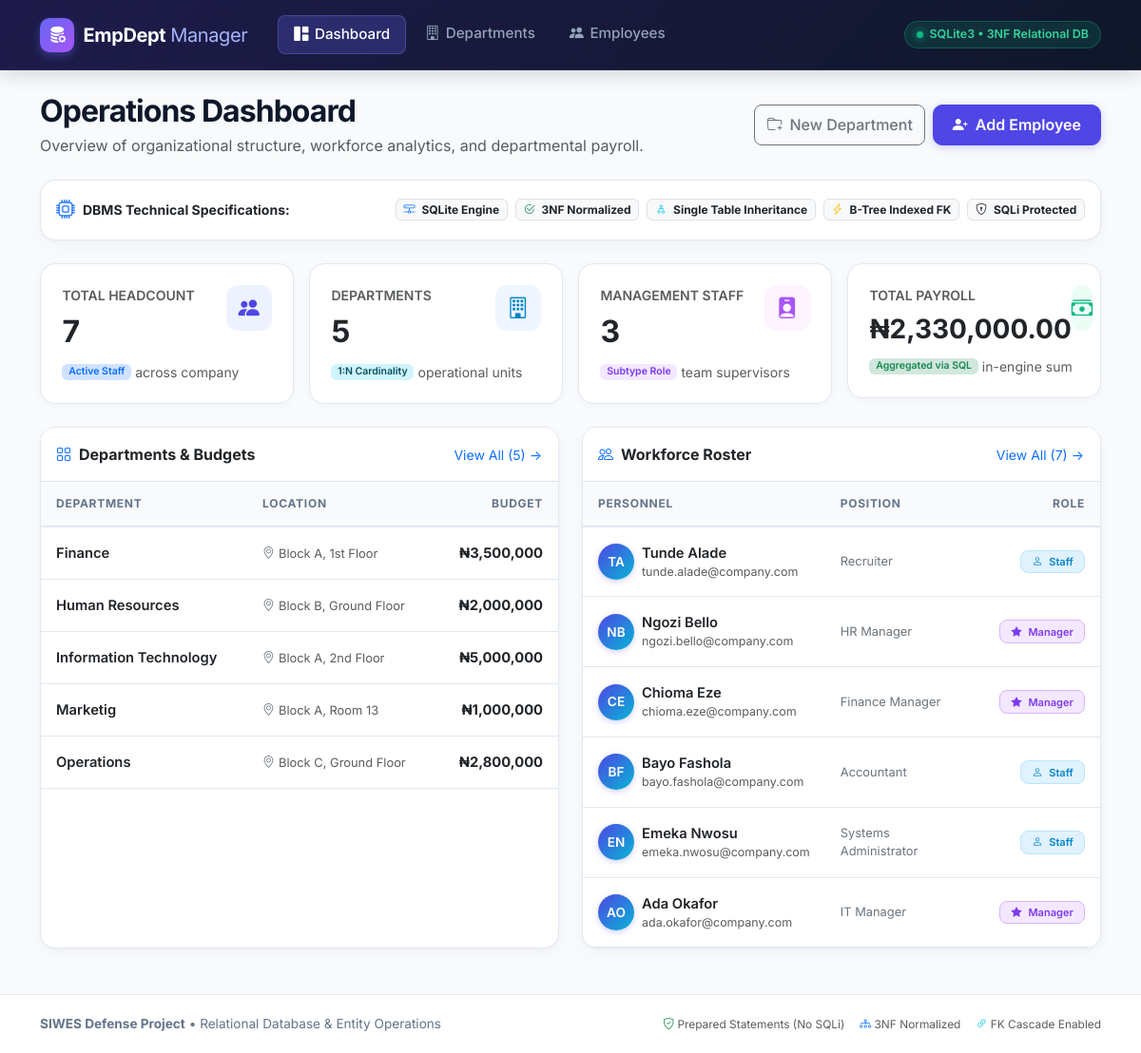
The page / on the database its author committed.
### tables this page shows
CREATE TABLE departments (
    department_id   INTEGER PRIMARY KEY AUTOINCREMENT,
    name            TEXT NOT NULL UNIQUE,
    location        TEXT NOT NULL,
    budget          REAL NOT NULL DEFAULT 0,
    created_at      TEXT DEFAULT CURRENT_TIMESTAMP
);

CREATE TABLE employees (
    employee_id     INTEGER PRIMARY KEY AUTOINCREMENT,
    first_name      TEXT NOT NULL,
    last_name       TEXT NOT NULL,
    email           TEXT NOT NULL UNIQUE,
    phone           TEXT,
    position        TEXT NOT NULL,
    salary          REAL NOT NULL CHECK (salary >= 0),
    hire_date       TEXT NOT NULL,
    role_type       TEXT NOT NULL DEFAULT 'staff' CHECK (role_type IN ('staff', 'manager')),
    team_size       INTEGER,               -- only meaningful for managers
    department_id   INTEGER NOT NULL,
    created_at      TEXT DEFAULT CURRENT_TIMESTAMP,
    FOREIGN KEY (department_id) REFERENCES departments(department_id)
        ON DELETE CASCADE
        ON UPDATE CASCADE
);

### app.py (the view)
@app.route("/")
def dashboard():
    departments = dept_repo.get_all()
    employees = emp_repo.get_all()
    stats = emp_repo.get_dashboard_stats()
    return render_template(
        "dashboard.html",
        departments=departments,
        employees=employees,
        total_salary=stats["total_payroll"],
        manager_count=stats["manager_count"],
    )

### templates/dashboard.html (shortened to what this page needs)
{% extends "base.html" %}
{% block content %}
<div class="d-flex flex-column flex-md-row justify-content-between align-items-md-center mb-4 gap-3">
    <div>
        <h2 class="fw-bold mb-1" style="letter-spacing: -0.03em;">Operations Dashboard</h2>
        <p class="text-muted mb-0">Overview of organizational structure, workforce analytics, and departmental payroll.</p>
    </div>
    <div class="d-flex gap-2">
        <a href="{{ url_for('new_department') }}" class="btn btn-outline-secondary d-flex align-items-center gap-2">
            <i class="bi bi-folder-plus"></i> New Department
        </a>
        <a href="{{ url_for('new_employee') }}" class="btn btn-primary d-flex align-items-center gap-2">
            <i class="bi bi-person-plus-fill"></i> Add Employee
        </a>
    </div>
</div>
<div class="card card-modern p-3 mb-4 bg-white">
    <div class="d-flex flex-wrap justify-content-between align-items-center gap-3">
        <div class="d-flex align-items-center gap-2 text-muted small">
            <i class="bi bi-cpu text-primary fs-5"></i>
            <span class="fw-bold text-dark">DBMS Technical Specifications:</span>
        </div>
        <div class="d-flex flex-wrap gap-2">
            <span class="badge bg-light text-dark border"><i class="bi bi-hdd-network text-primary me-1"></i> SQLite Engine</span>
            <span class="badge bg-light text-dark border"><i class="bi bi-check2-circle text-success me-1"></i> 3NF Normalized</span>
            <span class="badge bg-light text-dark border"><i class="bi bi-diagram-2 text-info me-1"></i> Single Table Inheritance</span>
            <span class="badge bg-light text-dark border"><i class="bi bi-lightning-charge text-warning me-1"></i> B-Tree Indexed FK</span>
            <span class="badge bg-light text-dark border"><i class="bi bi-shield-lock text-purple me-1"></i> SQLi Protected</span>
        </div>
    </div>
</div>
<div class="row g-3 mb-4">
    <div class="col-sm-6 col-xl-3">
        <div class="card-stat">
            <div class="d-flex justify-content-between align-items-start">
                <div>
                    <div class="text-muted small fw-semibold text-uppercase">Total Headcount</div>
                    <div class="fs-2 fw-bolder mt-1 text-dark">{{ employees|length }}</div>
                </div>
                <div class="stat-icon" style="background: #eef2ff; color: #4f46e5;">
                    <i class="bi bi-people-fill"></i>
                </div>
            </div>
            <div class="d-flex align-items-center gap-1 text-muted small mt-2">
                <span class="badge bg-primary-subtle text-primary fw-semibold">Active Staff</span>
                <span>across company</span>
            </div>
        </div>
    </div>
    <div class="col-sm-6 col-xl-3">
        <div class="card-stat">
            <div class="d-flex justify-content-between align-items-start">
                <div>
                    <div class="text-muted small fw-semibold text-uppercase">Departments</div>
                    <div class="fs-2 fw-bolder mt-1 text-dark">{{ departments|length }}</div>
                </div>
                <div class="stat-icon" style="background: #eff6ff; color: #0284c7;">
                    <i class="bi bi-building"></i>
                </div>
            </div>
            <div class="d-flex align-items-center gap-1 text-muted small mt-2">
                <span class="badge bg-info-subtle text-info-emphasis fw-semibold">1:N Cardinality</span>
                <span>operational units</span>
            </div>
        </div>
    </div>
    <div class="col-sm-6 col-xl-3">
        <div class="card-stat">
            <div class="d-flex justify-content-between align-items-start">
                <div>
                    <div class="text-muted small fw-semibold text-uppercase">Management Staff</div>
                    <div class="fs-2 fw-bolder mt-1 text-dark">{{ manager_count }}</div>
                </div>
                <div class="stat-icon" style="background: #fdf4ff; color: #a855f7;">
                    <i class="bi bi-person-badge-fill"></i>
                </div>
            </div>
            <div class="d-flex align-items-center gap-1 text-muted small mt-2">
                <span class="badge bg-purple-subtle text-purple fw-semibold" style="background-color: #f3e8ff; color: #7c3aed;">Subtype Role</span>
                <span>team supervisors</span>
            </div>
        </div>
    </div>
    <div class="col-sm-6 col-xl-3">
        <div class="card-stat">
            <div class="d-flex justify-content-between align-items-start">
                <div>
                    <div class="text-muted small fw-semibold text-uppercase">Total Payroll</div>
                    <div class="fs-3 fw-bolder mt-1 text-dark">₦{{ "{:,.2f}".format(total_salary) }}</div>
                </div>
                <div class="stat-icon" style="background: #ecfdf5; color: #10b981;">
                    <i class="bi bi-cash-stack"></i>
                </div>
            </div>
            <div class="d-flex align-items-center gap-1 text-muted small mt-2">
                <span class="badge bg-success-subtle text-success fw-semibold">Aggregated via SQL</span>
                <span>in-engine sum</span>
            </div>
        </div>
    </div>
</div>
<div class="row g-4">
    <div class="col-lg-6">
        <div class="card card-modern h-100 overflow-hidden">
            <div class="p-3 border-bottom d-flex justify-content-between align-items-center bg-white">
                <div class="d-flex align-items-center gap-2">
                    <i class="bi bi-grid text-primary"></i>
                    <h5 class="mb-0 fw-bold fs-6">Departments & Budgets</h5>
                </div>
                <a href="{{ url_for('list_departments') }}" class="btn btn-sm btn-link text-decoration-none p-0">
                    View All ({{ departments|length }}) &rarr;
                </a>
            </div>
            <div class="table-responsive">
                <table class="table table-custom mb-0">
                    <thead>
                        <tr>
                            <th>Department</th>
                            <th>Location</th>
                            <th class="text-end">Budget</th>
                        </tr>
                    </thead>
                    <tbody>
                    {% for d in departments %}
                        <tr>
                            <td>
                                <div class="fw-semibold text-dark">{{ d.name }}</div>
                            </td>
                            <td>
                                <span class="text-muted small"><i class="bi bi-geo-alt me-1 text-secondary"></i>{{ d.location }}</span>
                            </td>
                            <td class="text-end">
                                <span class="fw-bold text-dark">₦{{ "{:,.0f}".format(d.budget) }}</span>
                            </td>
                        </tr>
                    {% else %}
                        <tr>
                            <td colspan="3" class="text-center py-4 text-muted">No departments created yet.</td>
                        </tr>
                    {% endfor %}
                    </tbody>
                </table>
            </div>
        </div>
    </div>
    <div class="col-lg-6">
        <div class="card card-modern h-100 overflow-hidden">
            <div class="p-3 border-bottom d-flex justify-content-between align-items-center bg-white">
                <div class="d-flex align-items-center gap-2">
                    <i class="bi bi-people text-primary"></i>
                    <h5 class="mb-0 fw-bold fs-6">Workforce Roster</h5>
                </div>
                <a href="{{ url_for('list_employees') }}" class="btn btn-sm btn-link text-decoration-none p-0">
                    View All ({{ employees|length }}) &rarr;
                </a>
            </div>
            <div class="table-responsive">
                <table class="table table-custom mb-0">
                    <thead>
                        <tr>
                            <th>Personnel</th>
                            <th>Position</th>
                            <th class="text-end">Role</th>
                        </tr>
                    </thead>
                    <tbody>
                    {% for e in employees[:6] %}
                        <tr>
                            <td>
                                <div class="d-flex align-items-center gap-2">
                                    <div class="avatar-circle">
                                        {{ e._first_name[0] }}{{ e._last_name[0] }}
                                    </div>
                                    <div>
                                        <div class="fw-semibold text-dark">{{ e.full_name }}</div>
                                        <div class="text-muted small" style="font-size: 0.78rem;">{{ e.email }}</div>
                                    </div>
                                </div>
                            </td>
                            <td>
                                <div class="text-secondary small">{{ e.position }}</div>
                            </td>
                            <td class="text-end">
                                <span class="badge {{ 'badge-manager' if e.role_type=='manager' else 'badge-staff' }}">
                                    {% if e.role_type == 'manager' %}
                                        <i class="bi bi-star-fill me-1"></i> Manager
                                    {% else %}
                                        <i class="bi bi-person me-1"></i> Staff
                                    {% endif %}
                                </span>
                            </td>
                        </tr>
                    {% else %}
                        <tr>
                            <td colspan="3" class="text-center py-4 text-muted">No employees enrolled yet.</td>
                        </tr>
                    {% endfor %}
                    </tbody>
                </table>
            </div>
        </div>
    </div>
</div>
{% endblock %}

### templates/base.html (shortened to what this page needs)
<!DOCTYPE html>
<html lang="en">
<head>
    <link href="https://cdn.jsdelivr.net/npm/bootstrap@5.3.3/dist/css/bootstrap.min.css" rel="stylesheet">
    <link rel="stylesheet" href="https://cdn.jsdelivr.net/npm/bootstrap-icons@1.11.3/font/bootstrap-icons.min.css">
</head>
<body>
<nav class="navbar navbar-expand-lg navbar-custom mb-4">
    <div class="container">
        <a class="navbar-brand" href="{{ url_for('dashboard') }}">
            <div class="logo-icon">
                <i class="bi bi-database-fill-gear"></i>
            </div>
            <span>EmpDept<span style="color: #a5b4fc; font-weight: 400;"> Manager</span></span>
        </a>
        <div class="collapse navbar-collapse" id="navContent">
            <ul class="navbar-nav me-auto ms-lg-3 gap-1">
                <li class="nav-item">
                    <a class="nav-link {{ 'active' if request.endpoint == 'dashboard' else '' }}" href="{{ url_for('dashboard') }}">
                        <i class="bi bi-grid-1x2-fill"></i> Dashboard
                    </a>
                </li>
                <li class="nav-item">
                    <a class="nav-link {{ 'active' if request.endpoint in ['list_departments', 'new_department', 'edit_department'] else '' }}" href="{{ url_for('list_departments') }}">
                        <i class="bi bi-building"></i> Departments
                    </a>
                </li>
                <li class="nav-item">
                    <a class="nav-link {{ 'active' if request.endpoint in ['list_employees', 'new_employee', 'edit_employee'] else '' }}" href="{{ url_for('list_employees') }}">
                        <i class="bi bi-people-fill"></i> Employees
                    </a>
                </li>
            </ul>
            <div class="d-flex align-items-center gap-2 mt-3 mt-lg-0">
                <span class="db-status-pill">
                    SQLite3 • 3NF Relational DB
                </span>
            </div>
        </div>
    </div>
</nav>
<main class="container pb-5">
    {% block content %}{% endblock %}
</main>
<footer>
    <div class="container d-flex flex-column flex-md-row justify-content-between align-items-center gap-2">
        <div>
            <strong>SIWES Defense Project</strong> • Relational Database & Entity Operations
        </div>
        <div class="d-flex gap-3 text-muted small">
            <span><i class="bi bi-shield-check text-success"></i> Prepared Statements (No SQLi)</span>
            <span><i class="bi bi-diagram-3 text-primary"></i> 3NF Normalized</span>
            <span><i class="bi bi-link-45deg text-info"></i> FK Cascade Enabled</span>
        </div>
    </div>
</footer>
</body>
</html>

### rows shown on the page
departments: name "Finance", location "Block A, 1st Floor", budget "3,500,000"
departments: name "Human Resources", location "Block B, Ground Floor", budget "2,000,000"
departments: name "Information Technology", location "Block A, 2nd Floor", budget "5,000,000"
departments: name "Marketig", location "Block A, Room 13", budget "1,000,000"
departments: name "Operations", location "Block C, Ground Floor", budget "2,800,000"
employees: first_name "T", last_name "A", full_name "Tunde Alade", email "tunde.alade@company.com", position "Recruiter", role_type "staff" (drawn)
employees: first_name "N", last_name "B", full_name "Ngozi Bello", email "ngozi.bello@company.com", position "HR Manager", role_type "manager" (drawn)
employees: first_name "C", last_name "E", full_name "Chioma Eze", email "chioma.eze@company.com", position "Finance Manager", role_type "manager" (drawn)
employees: first_name "B", last_name "F", full_name "Bayo Fashola", email "bayo.fashola@company.com", position "Accountant", role_type "staff" (drawn)
employees: first_name "E", last_name "N", full_name "Emeka Nwosu", email "emeka.nwosu@company.com", position "Systems Administrator", role_type "staff" (drawn)
employees: first_name "A", last_name "O", full_name "Ada Okafor", email "ada.okafor@company.com", position "IT Manager", role_type "manager" (drawn)

### other values the page prints
{{ employees|length }} "7"
{{ departments|length }} "5"
{{ manager_count }} "3"
{{ "{:,.2f}".format(total_salary) }} "2,330,000.00"
